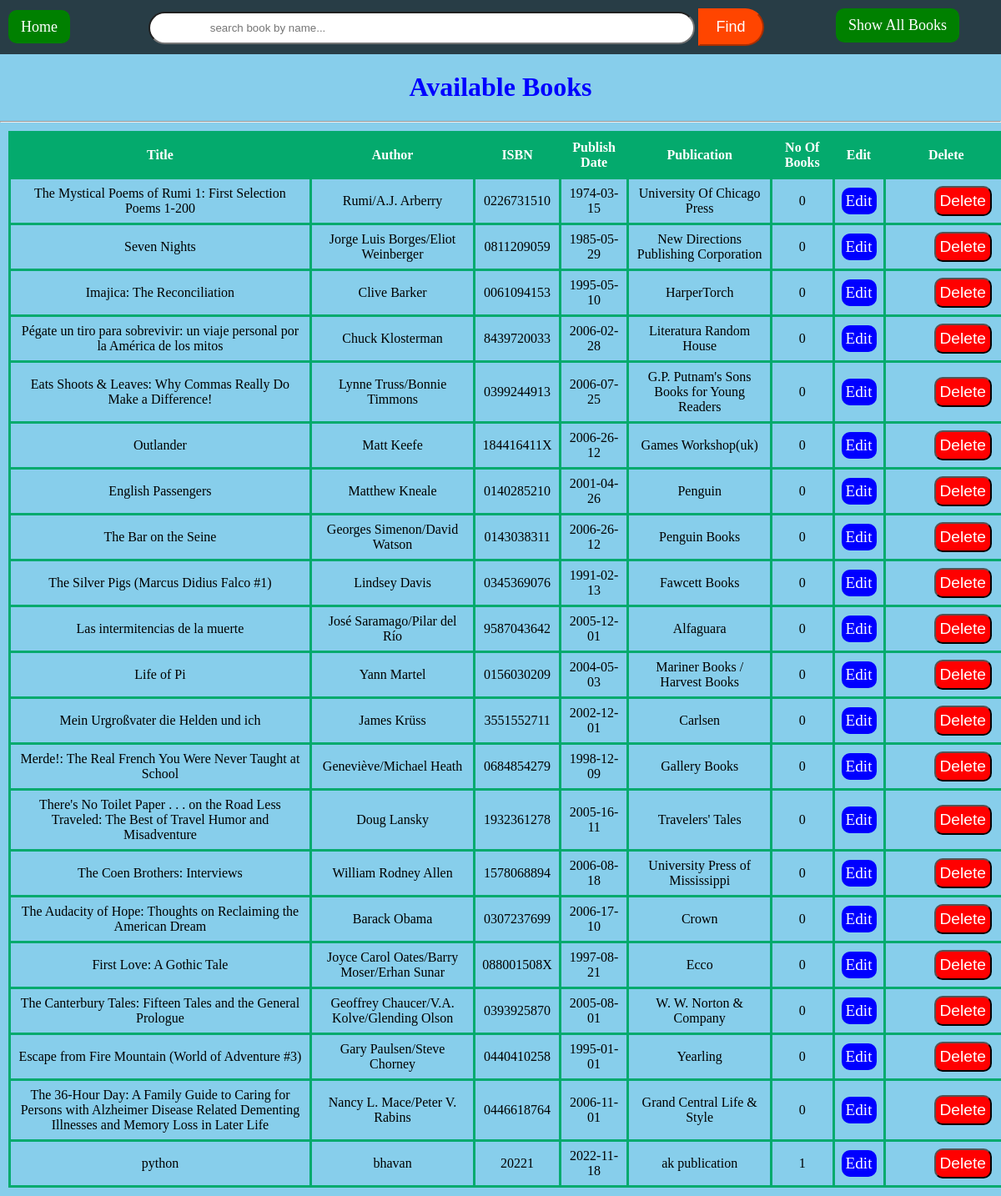
The page /searchBook on the database its author committed.
### tables this page shows
CREATE TABLE bookStocks (title text, author text, isbn text primary key,
       pubDate text, publication text, nob integer);

### app.py (the view)
@app.route("/searchBook", methods = ['POST', 'GET'])
def searchBook():
   mydb = sqlite3.connect("lbms.db")
   mycursor = mydb.cursor()
   mycursor.execute("select * from bookStocks")
   datas = mycursor.fetchall()
   if request.method == 'POST':
      title = request.form.get("title")
      mycursor.execute("select * from bookStocks where title like ? order by title asc", ('%'+str(title)+'%',))
      datas = mycursor.fetchall()
   mydb.commit()
   mycursor.close()
   mydb.close()
   return render_template("searchBook.html", books = datas)

### templates/searchBook.html (shortened to what this page needs)
<!DOCTYPE html>
<html lang="en">
<head>
    <link rel="stylesheet" href="{{url_for('static',filename = 'css/table.css')}}">
</head>
<body>
    <nav><a href="/home">Home</a>
        <form action="/searchBook" method="post">
            <input type="search" name="title" id="search" placeholder="search book by name..." required>
            <input type="submit" value="Find">
        </form>
        <a href="/searchBook" class="all-book">Show All Books</a>
    </nav>
    <h1>Available Books</h1>
    <hr>
    <div>
        <table>
            <thead>
                <tr>
                    <th>Title</th>
                    <th>Author</th>
                    <th>ISBN</th>
                    <th>Publish Date</th>
                    <th>Publication</th>
                    <th>No Of Books</th>
                    <th>Edit</th>
                    <th>Delete</th>
                </tr>
            </thead>
            {% for book in books %}
                <tr>
                    <td>{{book[0]}}</td>
                    <td>{{book[1]}}</td>
                    <td>{{book[2]}}</td>
                    <td>{{book[3]}}</td>
                    <td>{{book[4]}}</td>
                    <td>{{book[5]}}</td>
                    <td><a class="btn-edit" href="{{url_for('editBook',bookId=book[2])}}">Edit</a></td>
                    <td><form action="/deleteBook/{{book[2]}}" method="post"
                        onsubmit="return confirm('Are you sure you wish to delete?');">
                            <input class="btn-delete" type="submit" value="Delete">
                        </form>
                    </td>
                </tr>
            {% endfor %}
        </table>
    </div>
</body>
</html>

### static/css/table.css (style rules this page uses)
body { margin: 0px; padding: 0px; background-color:skyblue; }
nav { background-color:rgba(0,0,0,.7); padding: 10px 0px 10px 10px; }
nav a { background-color: green; font-size: large; color: white; text-decoration: none; padding : 10px 15px; border-radius: 10px; }
form, input[type = "search"] { width: 55%; padding: 10px; margin-left: 40px; border-radius: 50px; text-indent: 10%; display: inline; }
nav input[type = "submit"] { background-color: orangered; border-radius: 0px 25px 25px 0px; font-size: large; padding: 10px 20px; color: white; border-color:orangered; }
h1 { text-align: center; color: blue; }
.all-user, .all-book { float: right; margin-right: 50px; }
table { border-collapse: collapse; width: 100%; margin: 10px; }
th { background-color: #04AA6D; color: white; }
th, td { border: 3px solid #04AA6D; text-align: center; padding: 8px; }
.btn-edit { display: block; align-items: center; text-decoration: none; background-color: blue; font-size: larger; color: white; border-radius: 10px; padding: 5px; }
.btn-delete { margin:none; padding: 5px; background-color: red; font-size: larger; color: white; border-radius: 10px; align-items: left; }

### rows shown on the page
bookStocks: title "The Mystical Poems of Rumi 1: First Selection Poems 1-200", author "Rumi/A.J. Arberry", isbn "0226731510", pubDate "1974-03-15", publication "University Of Chicago Press", nob "0"
bookStocks: title "Seven Nights", author "Jorge Luis Borges/Eliot Weinberger", isbn "0811209059", pubDate "1985-05-29", publication "New Directions Publishing Corporation", nob "0"
bookStocks: title "Imajica: The Reconciliation", author "Clive Barker", isbn "0061094153", pubDate "1995-05-10", publication "HarperTorch", nob "0"
bookStocks: title "Pégate un tiro para sobrevivir: un viaje personal por la América de los mitos", author "Chuck Klosterman", isbn "8439720033", pubDate "2006-02-28", publication "Literatura Random House", nob "0"
bookStocks: title "Eats Shoots & Leaves: Why Commas Really Do Make a Difference!", author "Lynne Truss/Bonnie Timmons", isbn "0399244913", pubDate "2006-07-25", publication "G.P. Putnam's Sons Books for Young Readers", nob "0"
bookStocks: title "Outlander", author "Matt Keefe", isbn "184416411X", pubDate "2006-26-12", publication "Games Workshop(uk)", nob "0"
bookStocks: title "English Passengers", author "Matthew Kneale", isbn "0140285210", pubDate "2001-04-26", publication "Penguin", nob "0"
bookStocks: title "The Bar on the Seine", author "Georges Simenon/David Watson", isbn "0143038311", pubDate "2006-26-12", publication "Penguin Books", nob "0"
bookStocks: title "The Silver Pigs (Marcus Didius Falco #1)", author "Lindsey Davis", isbn "0345369076", pubDate "1991-02-13", publication "Fawcett Books", nob "0"
bookStocks: title "Las intermitencias de la muerte", author "José Saramago/Pilar del Río", isbn "9587043642", pubDate "2005-12-01", publication "Alfaguara", nob "0"
bookStocks: title "Life of Pi", author "Yann Martel", isbn "0156030209", pubDate "2004-05-03", publication "Mariner Books / Harvest Books", nob "0"
bookStocks: title "Mein Urgroßvater die Helden und ich", author "James Krüss", isbn "3551552711", pubDate "2002-12-01", publication "Carlsen", nob "0"
bookStocks: title "Merde!: The Real French You Were Never Taught at School", author "Geneviève/Michael Heath", isbn "0684854279", pubDate "1998-12-09", publication "Gallery Books", nob "0"
bookStocks: title "There's No Toilet Paper . . . on the Road Less Traveled: The Best of Travel Humor and Misadventure", author "Doug Lansky", isbn "1932361278", pubDate "2005-16-11", publication "Travelers' Tales", nob "0"
bookStocks: title "The Coen Brothers: Interviews", author "William Rodney Allen", isbn "1578068894", pubDate "2006-08-18", publication "University Press of Mississippi", nob "0"
bookStocks: title "The Audacity of Hope: Thoughts on Reclaiming the American Dream", author "Barack Obama", isbn "0307237699", pubDate "2006-17-10", publication "Crown", nob "0"
bookStocks: title "First Love: A Gothic Tale", author "Joyce Carol Oates/Barry Moser/Erhan Sunar", isbn "088001508X", pubDate "1997-08-21", publication "Ecco", nob "0"
bookStocks: title "The Canterbury Tales: Fifteen Tales and the General Prologue", author "Geoffrey Chaucer/V.A. Kolve/Glending Olson", isbn "0393925870", pubDate "2005-08-01", publication "W. W. Norton & Company", nob "0"
bookStocks: title "Escape from Fire Mountain (World of Adventure #3)", author "Gary Paulsen/Steve Chorney", isbn "0440410258", pubDate "1995-01-01", publication "Yearling", nob "0"
bookStocks: title "The 36-Hour Day: A Family Guide to Caring for Persons with Alzheimer Disease Related Dementing Illnesses and Memory Loss in Later Life", author "Nancy L. Mace/Peter V. Rabins", isbn "0446618764", pubDate "2006-11-01", publication "Grand Central Life & Style", nob "0"
bookStocks: title "python", author "bhavan", isbn "20221", pubDate "2022-11-18", publication "ak publication", nob "1"
